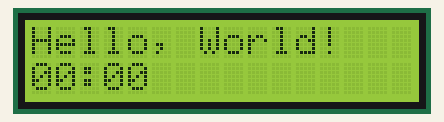
This sketch was run on a simulated Arduino Uno, built with avr-gcc and run on an emulated ATmega328P. Parts: 16×2 character LCD.

Above: at 0.1 s.
At 5.1 s:
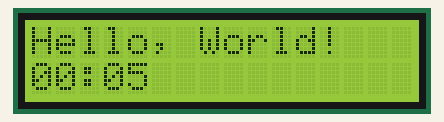
At 9.1 s:
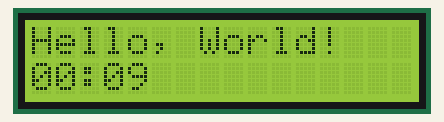
At 19.1 s:
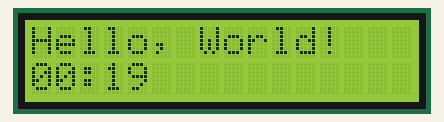
At 29.1 s:
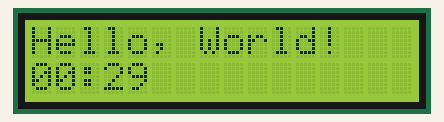
At 39.1 s:
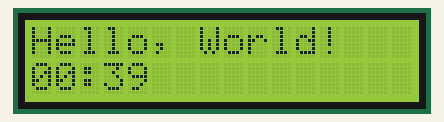

The sketch:

LCD_Chronometer.ino
```cpp
/*
 * LCD "Hello, World!" example
 */

#include <LiquidCrystal.h>

LiquidCrystal lcd(12, 11, 10, 9, 8, 7);

int minutes = 0;
int seconds = 0;

void setup() {
  // put your setup code here, to run once:
  lcd.begin(16, 2);

  lcd.clear();
}

void loop() {
  // put your main code here, to run repeatedly:
  lcd.setCursor(0,0);
  lcd.print("Hello, World!");

  minutes = ((millis()/1000)/60);
  seconds = ((millis()/1000)%60);

  lcd.setCursor(0,1);
  if (minutes < 10) {
    lcd.print(0);
    lcd.setCursor(1,1);
  }
  lcd.print(minutes);

  lcd.setCursor(2, 1);
  lcd.print(":");

  lcd.setCursor(3, 1);
  if (seconds < 10) {
    lcd.print(0);
    lcd.setCursor(4,1);
  }
  lcd.print(seconds);
}
```

Measured:
- what the display in image 1 shows lasts 1.0 s, from 5.0 s to 6.0 s
